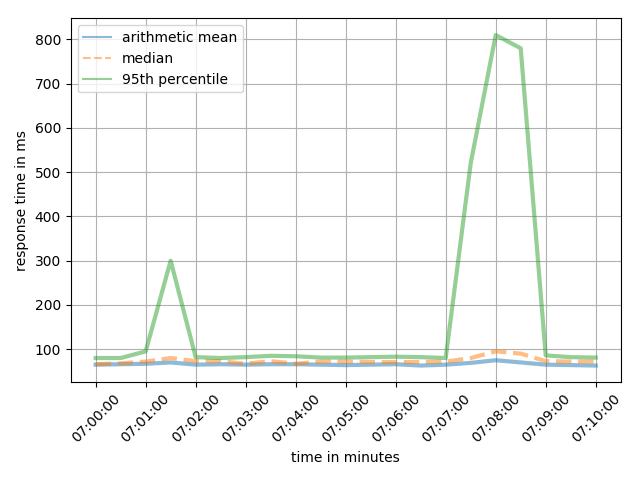

The script that saved this image:
import pandas as pd
import matplotlib.pyplot as plt
from matplotlib import rcParams
rcParams.update({'figure.autolayout': True})
df = pd.read_csv("mean_average_percentile_data.csv")
print df
#df.set_index('time', inplace=True)
styles=['-','--','-']
linewidths = [3, 3, 3]
plot=df.plot(alpha=0.5,style=styles)
for i, l in enumerate(plot.lines):
    plt.setp(l, linewidth=linewidths[i])
plot.set_xlabel("time in minutes")
plot.set_ylabel("response time in ms")
plot.set_xticks(df.index[::2])
plot.set_xticklabels(df.time, rotation=45)
plot.grid(True)
fig = plot.get_figure()
fig.savefig("mean_average_percentile_plot.png")
